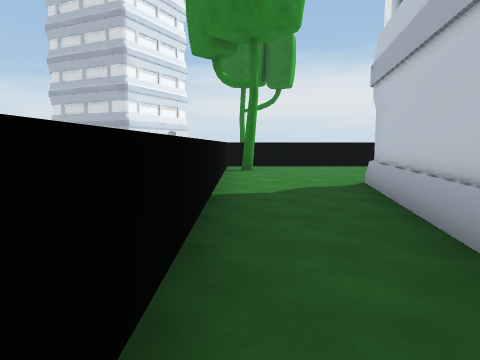
[1] (above)

13 first-person views from a walk through a Unity game level. The camera is 1.4 m above the floor, tilts 6° down and sees 70° across. The floor is counted in squares, 2 m on a side. Each view is taken from the middle of a square. On the plan, view 1 faces up. The plan holds only what a view shows up to about 11 squares ahead; the rest is blank. The place goes on beyond the plan.

[2]
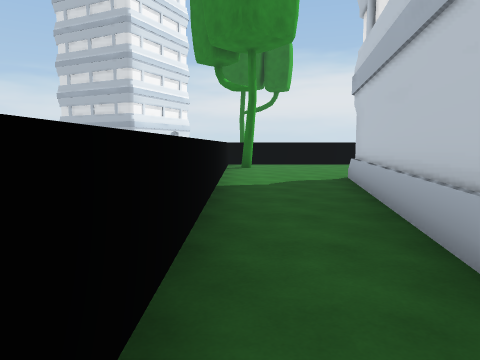

[3]
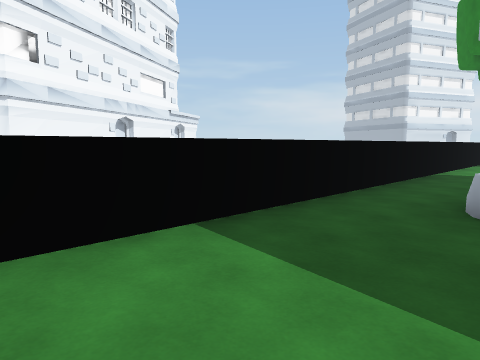

[4]
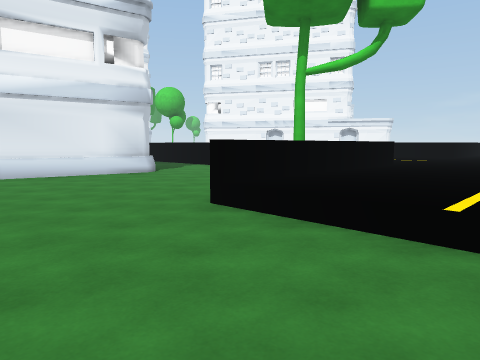

[5]
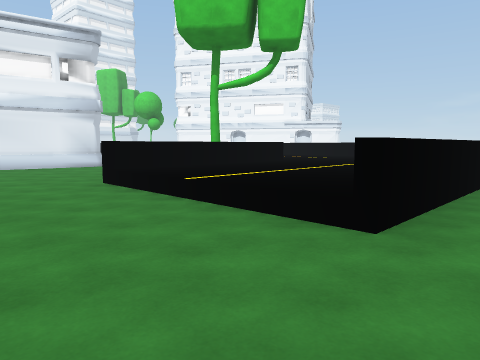

[6]
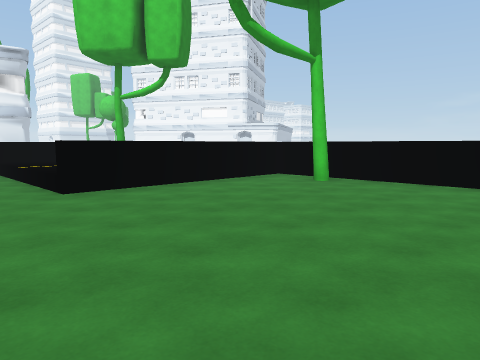

[7]
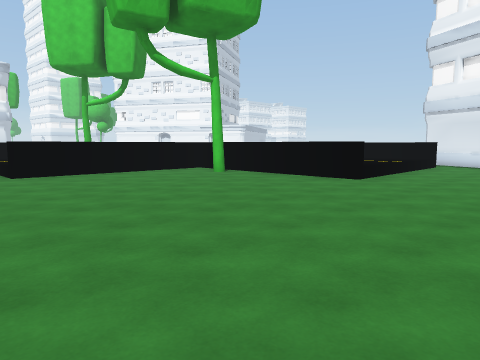

[8]
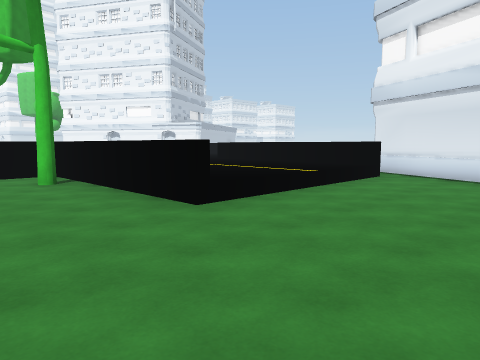

[9]
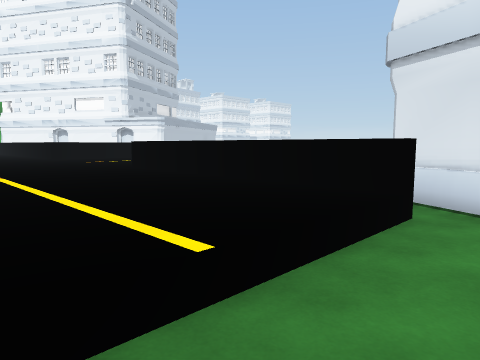

[10]
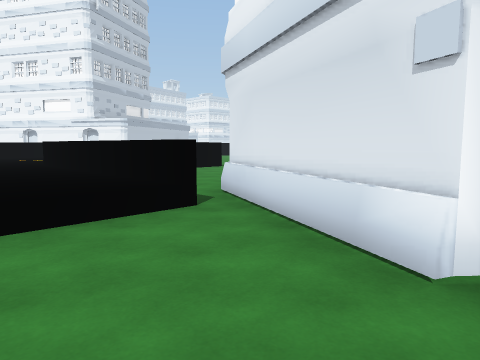

[11]
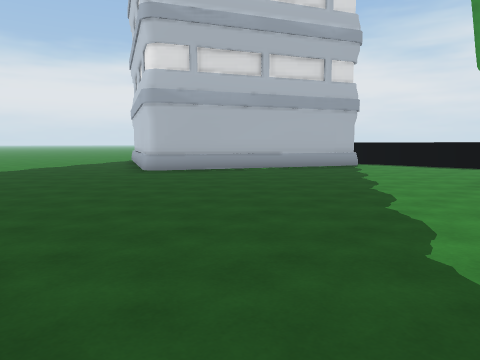

[12]
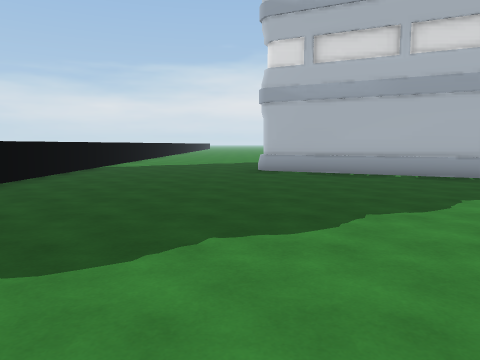

[13]
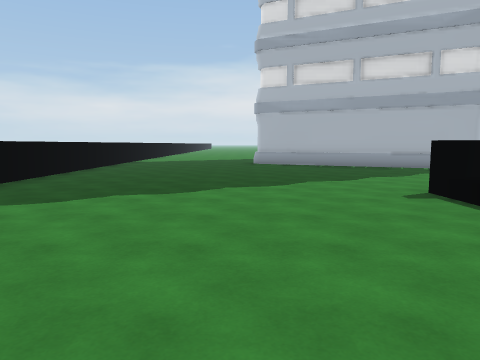

### Floor plan
Key: @ floor where view 1 was taken; # wall or solid block; . main floor; : floor 0.5 m higher than the main floor; / step, stairs or slope; = window, fence, low wall or low ledge; T tree; B building.
Columns run from 18 left of view 1 to 7 right of it. Each row starts with its distance up from view 1.
 25 #......#
 24 #.....##     #.. ........
 23 #.....B      B...........
 22 #......#### #............
 21 #........B####////.......
 20 #..........B.=:::=.......
 19 #............=:::=.......
 18 #............=:: =.......
 17 #............=:: =T.......
 16  .......==   =::  =====...
 15  .......:   ::::      :...
 14    .....    ::::   :: :...
 13    .....    :::  ::::::...
 12     ...    ::::::::::::...
 11      .     ==#:::#=====...
 10              =:: =.......
  9                   T......
  8                  =.......
  7                  =.......
  6                  =...###.
  5                  =..## ##
  4                  =..#
  3                  =..#
  2                  =..#
  1                  =..#
  0                  =@.#
 -1                   ...
 -2                   ...
 -3                  =...
 -4                   ...

Positions as (right, up) in squares from view 1, and headings:
1: (0, 0), facing up
2: (0, -1), facing up
3: (2, -4), facing up-left
4: (7, 14), facing down-left
5: (7, 17), facing down-left
6: (6, 21), facing down-left
7: (6, 24), facing down-left
8: (2, 24), facing down-left
9: (-2, 22), facing down-left
10: (-3, 24), facing down-left
11: (-17, 15), facing up-right
12: (-13, 14), facing up
13: (-13, 11), facing up
